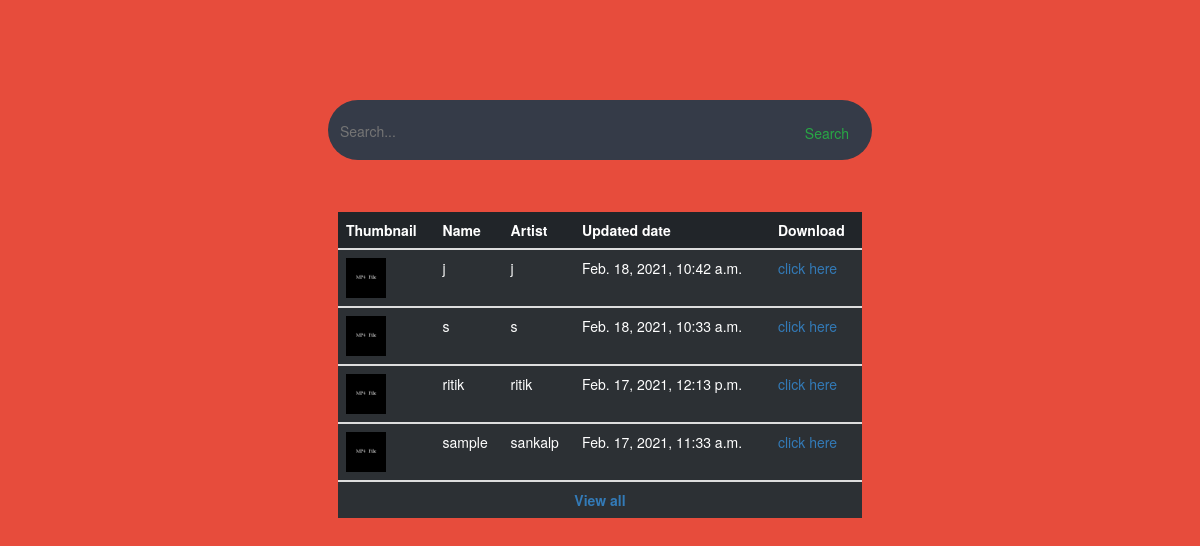
The page / on the database its author committed.
### YourMusic/models.py (models this page shows, shortened)
class StatusInfo(models.Model):
      sno = models.AutoField(primary_key=True)
      name = models.TextField()
      Artist = models.TextField()
      cover_image = models.ImageField(default="2.jpg", null=True, blank=True, upload_to='cover_image')
      description = models.TextField(blank=True, null=True)
      link = models.TextField()
      timestamp = models.DateTimeField(default=now)

### YourMusic/views.py (the view)
# urls.py: path('',views.home, name="home"),
def home(request):
    alldata = StatusInfo.objects.order_by('-timestamp')[:5]
    context = {"alldata":alldata}
    return render(request,"base.html",context)

### YourMusic/templates/base.html (shortened to what this page needs)
{% load static %}
<!DOCTYPE html>
<html lang="en">
<head>
    <link rel="stylesheet"  href="{% static 'base.css' %}" />
    <link href="//maxcdn.bootstrapcdn.com/bootstrap/4.1.1/css/bootstrap.min.css" rel="stylesheet" id="bootstrap-css">
    <link rel="stylesheet" href="https://maxcdn.bootstrapcdn.com/bootstrap/3.4.0/css/bootstrap.min.css">
</head>
<body>
    <div class="container h-100">
      <div class="d-flex justify-content-center h-100">
        <div class="searchbar">
        <form action="search" method="get" class="form">
          <input class="search_input" type="text" name="search" id="search" placeholder="Search...">
          <button class="btn btn-outline-success my-2 my-sm-0" type="submit">Search</button>
        </form>
        <div class="contain pb-4 pt-5 mt-5">
        <table class="table table-dark table-striped">
        <thead>
            <tr>
            <th scope="col">Thumbnail</th>
            <th scope="col">Name</th>
            <th scope="col">Artist</th>
            <th scope="col">Updated date</th>
            <th scope="col">Download</th>
            </tr>
        </thead>
        {% for data in alldata %}
        <tbody>
            <th scope="row"><a href="next/{{data.sno}}"><img src={{data.cover_image.url}}></a></th>
            <td >{{data.name}}</td>
            <td>{{data.Artist}}</td>
            <td>{{data.timestamp}}</td>
            <td><a href="next/{{data.sno}}">click here</a></td>
        </tbody>
        {% endfor %}
        <tbody>
          <th colspan="5" style="text-align:center;"><a href="/second">View all</a></th>
        </tbody>
        </table>
        </div>
        </div>
      </div>
    </div>
</body>
</html>

### static/base.css (style rules this page uses)
body,html { height: 100%; width: 100%; margin: 0; padding: 0; background: #e74c3c !important; }
.searchbar { margin-bottom: auto; margin-top: auto; height: 60px; background-color: #353b48; border-radius: 30px; padding: 10px; }
.search_input { color: white; border: 0; outline: 0; background: none; width: 0; caret-color:transparent; line-height: 40px; width:450px; }

### YourMusic/templates/base.html (style rules this page uses)
body,html { height: 100%; width: 100%; margin: 0; padding: 0; background: #e74c3c !important; }
.searchbar { margin-bottom: auto; margin-top: 100px; height: 60px; background-color: #353b48; border-radius: 30px; padding: 10px; }
.search_input { color: white; border: 0; outline: 0; background: none; width: 0; caret-color:transparent; line-height: 40px; width:450px; }
.contain { height:500px; overflow-y:auto; }
img { width:40px; height:auto; }

### rows shown on the page
StatusInfo: cover_image (picture), name "j", Artist "j", timestamp "Feb. 18, 2021, 10:42 a.m."
StatusInfo: cover_image (picture), name "s", Artist "s", timestamp "Feb. 18, 2021, 10:33 a.m."
StatusInfo: cover_image (picture), name "ritik", Artist "ritik", timestamp "Feb. 17, 2021, 12:13 p.m."
StatusInfo: cover_image (picture), name "sample", Artist "sankalp", timestamp "Feb. 17, 2021, 11:33 a.m."
